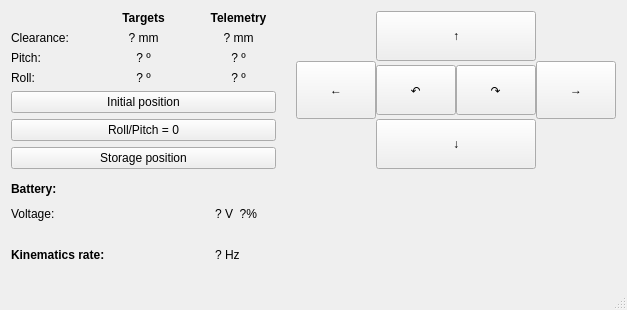
<?xml version="1.0" encoding="UTF-8"?>
<ui version="4.0">
 <class>main_window</class>
 <widget class="QMainWindow" name="main_window">
  <property name="geometry">
   <rect>
    <x>0</x>
    <y>0</y>
    <width>627</width>
    <height>310</height>
   </rect>
  </property>
  <property name="sizePolicy">
   <sizepolicy hsizetype="Preferred" vsizetype="Preferred">
    <horstretch>0</horstretch>
    <verstretch>0</verstretch>
   </sizepolicy>
  </property>
  <property name="maximumSize">
   <size>
    <width>1000</width>
    <height>800</height>
   </size>
  </property>
  <property name="windowTitle">
   <string>Controller</string>
  </property>
  <widget class="QWidget" name="centralWidget">
   <layout class="QHBoxLayout" name="horizontalLayout">
    <item>
     <layout class="QVBoxLayout" name="verticalLayout">
      <property name="spacing">
       <number>10</number>
      </property>
      <item>
       <layout class="QGridLayout" name="grid_full_body" columnstretch="0,0,0,0">
        <property name="sizeConstraint">
         <enum>QLayout::SetDefaultConstraint</enum>
        </property>
        <property name="horizontalSpacing">
         <number>20</number>
        </property>
        <item row="2" column="2">
         <widget class="QLabel" name="lbl_pitch_tlm">
          <property name="text">
           <string>? º</string>
          </property>
          <property name="alignment">
           <set>Qt::AlignCenter</set>
          </property>
         </widget>
        </item>
        <item row="0" column="2">
         <widget class="QLabel" name="label_16">
          <property name="font">
           <font>
            <weight>75</weight>
            <bold>true</bold>
           </font>
          </property>
          <property name="text">
           <string>Telemetry</string>
          </property>
          <property name="alignment">
           <set>Qt::AlignCenter</set>
          </property>
         </widget>
        </item>
        <item row="3" column="1">
         <widget class="QLabel" name="lbl_roll_tgt">
          <property name="text">
           <string>? º</string>
          </property>
          <property name="alignment">
           <set>Qt::AlignCenter</set>
          </property>
         </widget>
        </item>
        <item row="3" column="0">
         <widget class="QLabel" name="label_4">
          <property name="text">
           <string>Roll:</string>
          </property>
         </widget>
        </item>
        <item row="1" column="1">
         <widget class="QLabel" name="lbl_clearance_tgt">
          <property name="text">
           <string>? mm</string>
          </property>
          <property name="alignment">
           <set>Qt::AlignCenter</set>
          </property>
         </widget>
        </item>
        <item row="2" column="1">
         <widget class="QLabel" name="lbl_pitch_tgt">
          <property name="text">
           <string>? º</string>
          </property>
          <property name="alignment">
           <set>Qt::AlignCenter</set>
          </property>
         </widget>
        </item>
        <item row="2" column="0">
         <widget class="QLabel" name="label_5">
          <property name="text">
           <string>Pitch:</string>
          </property>
         </widget>
        </item>
        <item row="6" column="0" colspan="3">
         <widget class="QPushButton" name="btn_storage">
          <property name="text">
           <string>Storage position</string>
          </property>
         </widget>
        </item>
        <item row="0" column="1">
         <widget class="QLabel" name="label_15">
          <property name="font">
           <font>
            <weight>75</weight>
            <bold>true</bold>
           </font>
          </property>
          <property name="text">
           <string>Targets</string>
          </property>
          <property name="alignment">
           <set>Qt::AlignCenter</set>
          </property>
         </widget>
        </item>
        <item row="3" column="2">
         <widget class="QLabel" name="lbl_roll_tlm">
          <property name="text">
           <string>? º</string>
          </property>
          <property name="alignment">
           <set>Qt::AlignCenter</set>
          </property>
         </widget>
        </item>
        <item row="1" column="2">
         <widget class="QLabel" name="lbl_clearance_tlm">
          <property name="text">
           <string>? mm</string>
          </property>
          <property name="alignment">
           <set>Qt::AlignCenter</set>
          </property>
         </widget>
        </item>
        <item row="4" column="0" colspan="3">
         <widget class="QPushButton" name="btn_init">
          <property name="text">
           <string>Initial position</string>
          </property>
         </widget>
        </item>
        <item row="5" column="0" colspan="3">
         <widget class="QPushButton" name="btn_flat">
          <property name="text">
           <string>Roll/Pitch = 0</string>
          </property>
         </widget>
        </item>
        <item row="1" column="0">
         <widget class="QLabel" name="label">
          <property name="text">
           <string>Clearance:</string>
          </property>
         </widget>
        </item>
        <item row="0" column="3" rowspan="7">
         <layout class="QGridLayout" name="gridLayoutDirButtons">
          <property name="spacing">
           <number>0</number>
          </property>
          <item row="0" column="1" colspan="2">
           <widget class="QPushButton" name="btn_forward">
            <property name="sizePolicy">
             <sizepolicy hsizetype="Minimum" vsizetype="Fixed">
              <horstretch>0</horstretch>
              <verstretch>0</verstretch>
             </sizepolicy>
            </property>
            <property name="minimumSize">
             <size>
              <width>0</width>
              <height>50</height>
             </size>
            </property>
            <property name="text">
             <string>↑</string>
            </property>
           </widget>
          </item>
          <item row="3" column="1" colspan="2">
           <widget class="QPushButton" name="btn_back">
            <property name="sizePolicy">
             <sizepolicy hsizetype="Minimum" vsizetype="Fixed">
              <horstretch>0</horstretch>
              <verstretch>0</verstretch>
             </sizepolicy>
            </property>
            <property name="minimumSize">
             <size>
              <width>0</width>
              <height>50</height>
             </size>
            </property>
            <property name="text">
             <string>↓</string>
            </property>
           </widget>
          </item>
          <item row="1" column="3" rowspan="2">
           <widget class="QPushButton" name="btn_right">
            <property name="sizePolicy">
             <sizepolicy hsizetype="Minimum" vsizetype="Minimum">
              <horstretch>0</horstretch>
              <verstretch>0</verstretch>
             </sizepolicy>
            </property>
            <property name="minimumSize">
             <size>
              <width>0</width>
              <height>50</height>
             </size>
            </property>
            <property name="text">
             <string>→</string>
            </property>
           </widget>
          </item>
          <item row="1" column="2" rowspan="2">
           <widget class="QPushButton" name="btn_cw">
            <property name="sizePolicy">
             <sizepolicy hsizetype="Minimum" vsizetype="Fixed">
              <horstretch>0</horstretch>
              <verstretch>0</verstretch>
             </sizepolicy>
            </property>
            <property name="minimumSize">
             <size>
              <width>0</width>
              <height>50</height>
             </size>
            </property>
            <property name="text">
             <string>↷</string>
            </property>
           </widget>
          </item>
          <item row="1" column="1" rowspan="2">
           <widget class="QPushButton" name="btn_ccw">
            <property name="sizePolicy">
             <sizepolicy hsizetype="Minimum" vsizetype="Fixed">
              <horstretch>0</horstretch>
              <verstretch>0</verstretch>
             </sizepolicy>
            </property>
            <property name="minimumSize">
             <size>
              <width>0</width>
              <height>50</height>
             </size>
            </property>
            <property name="text">
             <string>↶</string>
            </property>
           </widget>
          </item>
          <item row="1" column="0" rowspan="2">
           <widget class="QPushButton" name="btn_left">
            <property name="sizePolicy">
             <sizepolicy hsizetype="Minimum" vsizetype="Minimum">
              <horstretch>0</horstretch>
              <verstretch>0</verstretch>
             </sizepolicy>
            </property>
            <property name="minimumSize">
             <size>
              <width>0</width>
              <height>50</height>
             </size>
            </property>
            <property name="baseSize">
             <size>
              <width>0</width>
              <height>0</height>
             </size>
            </property>
            <property name="text">
             <string>←</string>
            </property>
           </widget>
          </item>
         </layout>
        </item>
       </layout>
      </item>
      <item>
       <layout class="QGridLayout" name="gridLayout_2" columnstretch="0,0,0">
        <item row="0" column="0">
         <widget class="QLabel" name="label_3">
          <property name="font">
           <font>
            <weight>75</weight>
            <bold>true</bold>
           </font>
          </property>
          <property name="text">
           <string>Battery:</string>
          </property>
         </widget>
        </item>
        <item row="1" column="0">
         <widget class="QLabel" name="label_9">
          <property name="text">
           <string>Voltage:</string>
          </property>
         </widget>
        </item>
        <item row="1" column="1">
         <widget class="QLabel" name="lbl_voltage">
          <property name="text">
           <string>? V  ?%</string>
          </property>
         </widget>
        </item>
        <item row="1" column="2">
         <widget class="QLabel" name="lbl_runtime">
          <property name="text">
           <string/>
          </property>
         </widget>
        </item>
       </layout>
      </item>
      <item>
       <layout class="QGridLayout" name="gridLayout_11">
        <item row="0" column="0">
         <widget class="QLabel" name="label_2">
          <property name="font">
           <font>
            <weight>75</weight>
            <bold>true</bold>
           </font>
          </property>
          <property name="text">
           <string>Kinematics rate:</string>
          </property>
         </widget>
        </item>
        <item row="0" column="1">
         <widget class="QLabel" name="lbl_kinematics_rate">
          <property name="text">
           <string>? Hz</string>
          </property>
         </widget>
        </item>
        <item row="0" column="2">
         <widget class="QLabel" name="label_6">
          <property name="text">
           <string/>
          </property>
         </widget>
        </item>
       </layout>
      </item>
     </layout>
    </item>
   </layout>
  </widget>
  <widget class="QStatusBar" name="statusBar"/>
 </widget>
 <layoutdefault spacing="6" margin="11"/>
 <resources/>
 <connections/>
</ui>
